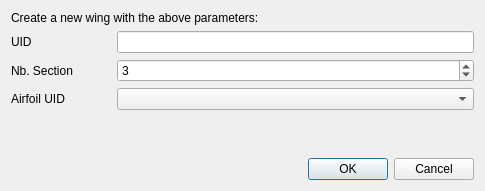
<?xml version="1.0" encoding="UTF-8"?>
<ui version="4.0">
 <class>NewWingDialog</class>
 <widget class="QDialog" name="NewWingDialog">
  <property name="geometry">
   <rect>
    <x>0</x>
    <y>0</y>
    <width>485</width>
    <height>191</height>
   </rect>
  </property>
  <property name="windowTitle">
   <string>Dialog</string>
  </property>
  <layout class="QVBoxLayout" name="verticalLayout">
   <item>
    <widget class="QLabel" name="label_4">
     <property name="text">
      <string>Create a new wing with the above parameters: </string>
     </property>
    </widget>
   </item>
   <item>
    <layout class="QHBoxLayout" name="horizontalLayout_3">
     <item>
      <widget class="QLabel" name="label_2">
       <property name="minimumSize">
        <size>
         <width>100</width>
         <height>0</height>
        </size>
       </property>
       <property name="maximumSize">
        <size>
         <width>100</width>
         <height>16777215</height>
        </size>
       </property>
       <property name="text">
        <string>UID</string>
       </property>
      </widget>
     </item>
     <item>
      <widget class="QLineEdit" name="uidLineEdit"/>
     </item>
    </layout>
   </item>
   <item>
    <layout class="QHBoxLayout" name="horizontalLayout">
     <item>
      <widget class="QLabel" name="label">
       <property name="minimumSize">
        <size>
         <width>100</width>
         <height>0</height>
        </size>
       </property>
       <property name="maximumSize">
        <size>
         <width>100</width>
         <height>16777215</height>
        </size>
       </property>
       <property name="text">
        <string>Nb. Section</string>
       </property>
      </widget>
     </item>
     <item>
      <widget class="QSpinBox" name="nbSectionSpinBox">
       <property name="minimum">
        <number>2</number>
       </property>
       <property name="maximum">
        <number>1000</number>
       </property>
       <property name="value">
        <number>3</number>
       </property>
      </widget>
     </item>
    </layout>
   </item>
   <item>
    <layout class="QHBoxLayout" name="horizontalLayout_2">
     <item>
      <widget class="QLabel" name="label_3">
       <property name="minimumSize">
        <size>
         <width>100</width>
         <height>0</height>
        </size>
       </property>
       <property name="maximumSize">
        <size>
         <width>100</width>
         <height>16777215</height>
        </size>
       </property>
       <property name="text">
        <string>Airfoil UID</string>
       </property>
      </widget>
     </item>
     <item>
      <widget class="QComboBox" name="airfoilComboBox"/>
     </item>
    </layout>
   </item>
   <item>
    <spacer name="verticalSpacer">
     <property name="orientation">
      <enum>Qt::Vertical</enum>
     </property>
     <property name="sizeHint" stdset="0">
      <size>
       <width>20</width>
       <height>40</height>
      </size>
     </property>
    </spacer>
   </item>
   <item>
    <widget class="QDialogButtonBox" name="buttonBox">
     <property name="orientation">
      <enum>Qt::Horizontal</enum>
     </property>
     <property name="standardButtons">
      <set>QDialogButtonBox::Cancel|QDialogButtonBox::Ok</set>
     </property>
    </widget>
   </item>
  </layout>
 </widget>
 <resources/>
 <connections>
  <connection>
   <sender>buttonBox</sender>
   <signal>accepted()</signal>
   <receiver>NewWingDialog</receiver>
   <slot>accept()</slot>
   <hints>
    <hint type="sourcelabel">
     <x>248</x>
     <y>254</y>
    </hint>
    <hint type="destinationlabel">
     <x>157</x>
     <y>274</y>
    </hint>
   </hints>
  </connection>
  <connection>
   <sender>buttonBox</sender>
   <signal>rejected()</signal>
   <receiver>NewWingDialog</receiver>
   <slot>reject()</slot>
   <hints>
    <hint type="sourcelabel">
     <x>316</x>
     <y>260</y>
    </hint>
    <hint type="destinationlabel">
     <x>286</x>
     <y>274</y>
    </hint>
   </hints>
  </connection>
 </connections>
</ui>
